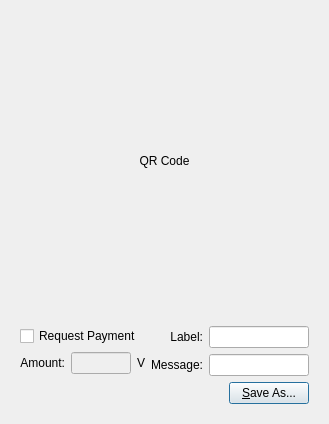
<?xml version="1.0" encoding="UTF-8"?>
<ui version="4.0">
 <class>QRCodeDialog</class>
 <widget class="QDialog" name="QRCodeDialog">
  <property name="geometry">
   <rect>
    <x>0</x>
    <y>0</y>
    <width>320</width>
    <height>404</height>
   </rect>
  </property>
  <property name="windowTitle">
   <string>Dialog</string>
  </property>
  <layout class="QVBoxLayout" name="verticalLayout_3">
   <item>
    <widget class="QLabel" name="lblQRCode">
     <property name="sizePolicy">
      <sizepolicy hsizetype="Expanding" vsizetype="Expanding">
       <horstretch>0</horstretch>
       <verstretch>0</verstretch>
      </sizepolicy>
     </property>
     <property name="minimumSize">
      <size>
       <width>300</width>
       <height>300</height>
      </size>
     </property>
     <property name="text">
      <string>QR Code</string>
     </property>
     <property name="alignment">
      <set>Qt::AlignCenter</set>
     </property>
     <property name="wordWrap">
      <bool>true</bool>
     </property>
    </widget>
   </item>
   <item>
    <widget class="QWidget" name="widget" native="true">
     <layout class="QVBoxLayout" name="verticalLayout_2">
      <item>
       <layout class="QHBoxLayout" name="horizontalLayout_2">
        <item>
         <layout class="QVBoxLayout" name="verticalLayout">
          <item>
           <widget class="QCheckBox" name="chkReqPayment">
            <property name="enabled">
             <bool>true</bool>
            </property>
            <property name="text">
             <string>Request Payment</string>
            </property>
           </widget>
          </item>
          <item>
           <layout class="QHBoxLayout" name="horizontalLayout">
            <item>
             <widget class="QLabel" name="lblAmount">
              <property name="sizePolicy">
               <sizepolicy hsizetype="Preferred" vsizetype="Maximum">
                <horstretch>0</horstretch>
                <verstretch>0</verstretch>
               </sizepolicy>
              </property>
              <property name="text">
               <string>Amount:</string>
              </property>
              <property name="alignment">
               <set>Qt::AlignRight|Qt::AlignTrailing|Qt::AlignVCenter</set>
              </property>
              <property name="buddy">
               <cstring>lnReqAmount</cstring>
              </property>
             </widget>
            </item>
            <item>
             <widget class="QLineEdit" name="lnReqAmount">
              <property name="enabled">
               <bool>false</bool>
              </property>
              <property name="minimumSize">
               <size>
                <width>60</width>
                <height>0</height>
               </size>
              </property>
              <property name="alignment">
               <set>Qt::AlignRight|Qt::AlignTrailing|Qt::AlignVCenter</set>
              </property>
             </widget>
            </item>
            <item>
             <widget class="QLabel" name="lblBTC">
              <property name="sizePolicy">
               <sizepolicy hsizetype="Preferred" vsizetype="Maximum">
                <horstretch>0</horstretch>
                <verstretch>0</verstretch>
               </sizepolicy>
              </property>
              <property name="text">
               <string>V</string>
              </property>
              <property name="buddy">
               <cstring>lnReqAmount</cstring>
              </property>
             </widget>
            </item>
           </layout>
          </item>
         </layout>
        </item>
        <item>
         <layout class="QGridLayout" name="gridLayout">
          <item row="0" column="0">
           <widget class="QLabel" name="lblLabel">
            <property name="text">
             <string>Label:</string>
            </property>
            <property name="alignment">
             <set>Qt::AlignRight|Qt::AlignTrailing|Qt::AlignVCenter</set>
            </property>
            <property name="buddy">
             <cstring>lnLabel</cstring>
            </property>
           </widget>
          </item>
          <item row="0" column="1">
           <widget class="QLineEdit" name="lnLabel">
            <property name="minimumSize">
             <size>
              <width>100</width>
              <height>0</height>
             </size>
            </property>
           </widget>
          </item>
          <item row="1" column="0">
           <widget class="QLabel" name="lblMessage">
            <property name="text">
             <string>Message:</string>
            </property>
            <property name="alignment">
             <set>Qt::AlignRight|Qt::AlignTrailing|Qt::AlignVCenter</set>
            </property>
            <property name="buddy">
             <cstring>lnMessage</cstring>
            </property>
           </widget>
          </item>
          <item row="1" column="1">
           <widget class="QLineEdit" name="lnMessage">
            <property name="minimumSize">
             <size>
              <width>100</width>
              <height>0</height>
             </size>
            </property>
           </widget>
          </item>
         </layout>
        </item>
       </layout>
      </item>
      <item>
       <layout class="QHBoxLayout" name="horizontalLayout_3">
        <item>
         <spacer name="horizontalSpacer">
          <property name="orientation">
           <enum>Qt::Horizontal</enum>
          </property>
          <property name="sizeHint" stdset="0">
           <size>
            <width>40</width>
            <height>20</height>
           </size>
          </property>
         </spacer>
        </item>
        <item>
         <widget class="QPushButton" name="btnSaveAs">
          <property name="text">
           <string>&amp;Save As...</string>
          </property>
         </widget>
        </item>
       </layout>
      </item>
     </layout>
    </widget>
   </item>
  </layout>
 </widget>
 <resources/>
 <connections>
  <connection>
   <sender>chkReqPayment</sender>
   <signal>clicked(bool)</signal>
   <receiver>lnReqAmount</receiver>
   <slot>setEnabled(bool)</slot>
   <hints>
    <hint type="sourcelabel">
     <x>92</x>
     <y>285</y>
    </hint>
    <hint type="destinationlabel">
     <x>98</x>
     <y>311</y>
    </hint>
   </hints>
  </connection>
 </connections>
</ui>
